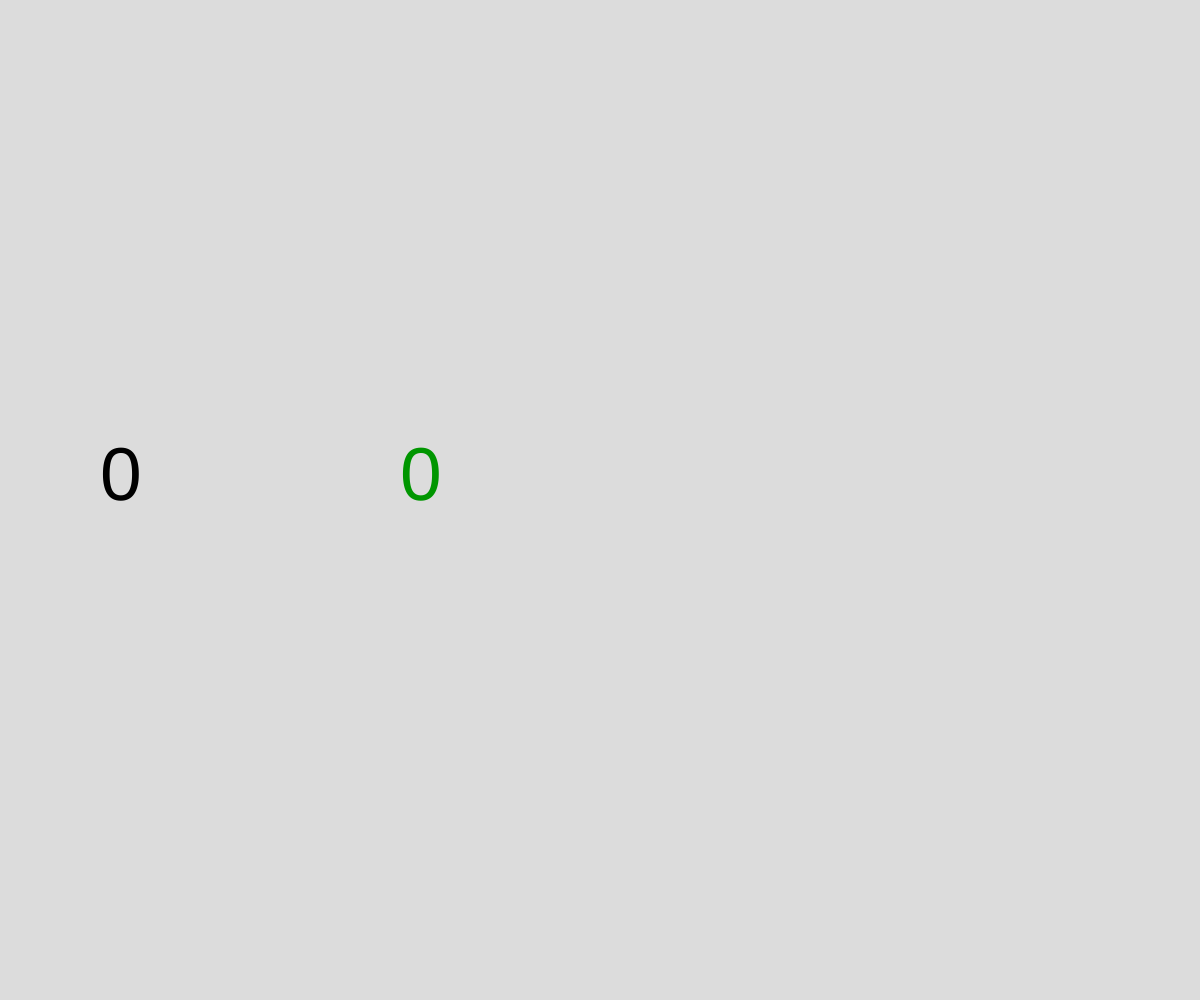
Frame 1 (no input)
Frame 60 (no input): identical to frame 1, image omitted
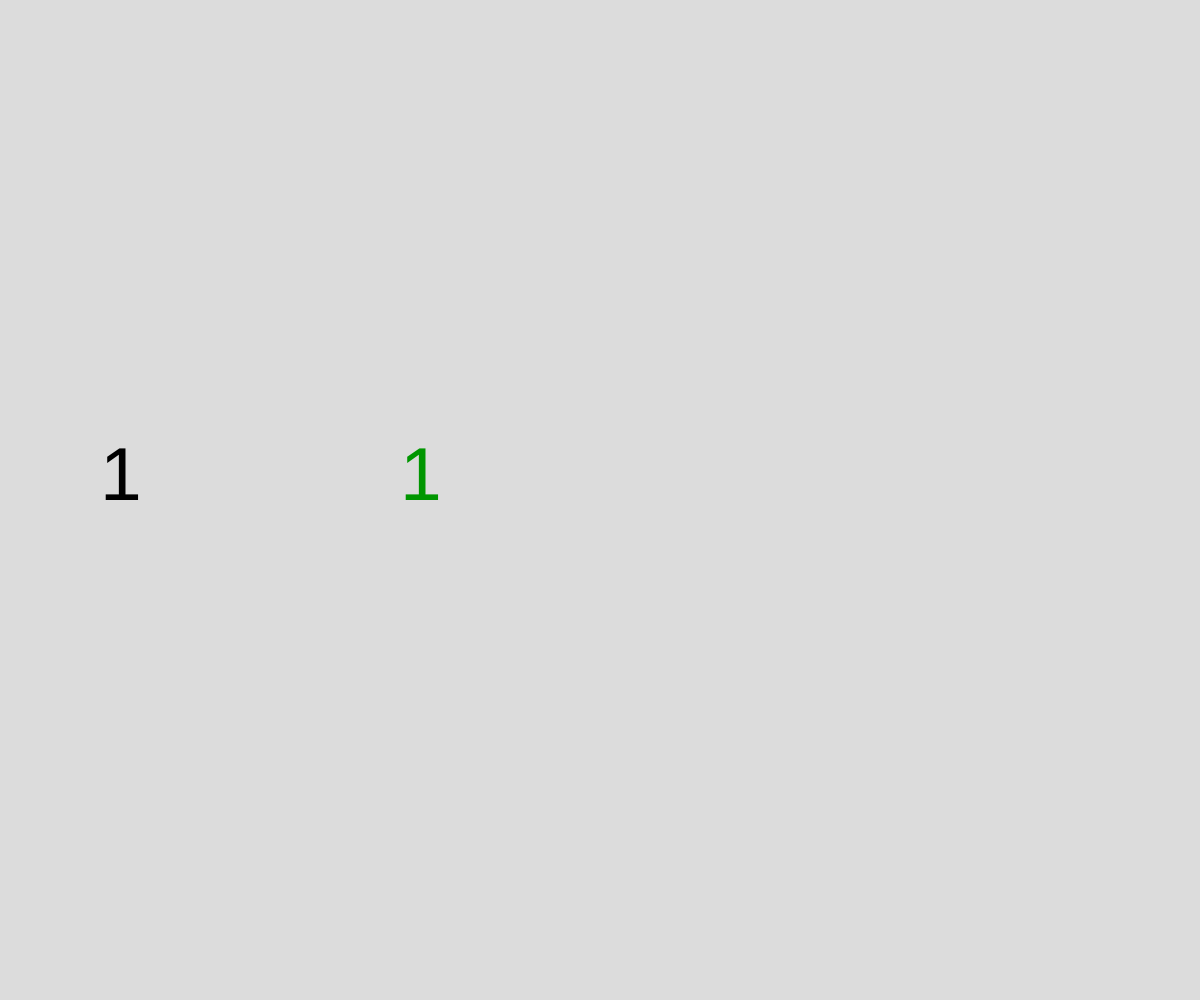
Frame 120 (the mouse pressed at the canvas centre since frame 60)

The p5.js sketch that drew these frames (run headless with seeded random() and noise() and a simulated clock; from frame 60 on, the mouse is pressed at the canvas centre):

// p5.js sketch
// ── sketch.js
// local storage demo

let numberOfClicks = 0;
let highestClick = 0;

function setup() {
  createCanvas(windowWidth, windowHeight);
  if (getItem("highest")) {
    highestClick = getItem("highest");
  }
}

function draw() {
  background(220);
  displayClicks();
  displayHighest();
}

function mousePressed() {
  numberOfClicks++;
  if (numberOfClicks > highestClick) {
    highestClick = numberOfClicks;
    storeItem("highest", highestClick);
  }
}

function displayClicks() {
  fill(0);
  textSize(75);
  text(numberOfClicks, 100, height/2);
}

function displayHighest() {
  fill(0,150,0);
  textSize(75);
  text(highestClick, 400, height/2);
}
